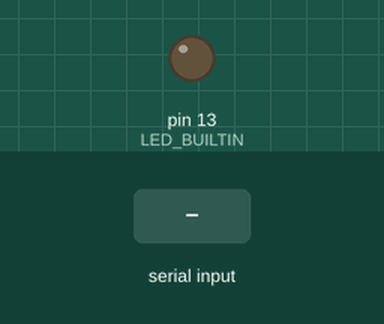
The sketch below on a simulated Arduino Uno, built with avr-gcc and run on an emulated ATmega328P. Shown: output pins drawn as LEDs (lit = HIGH). The inputs (shaded band) are chosen by the test bench. What the sketch prints to the serial monitor is not drawn.

Above: at 1.2 s.
1.3 s: "90,45\n" received over Serial
At 1.9 s:
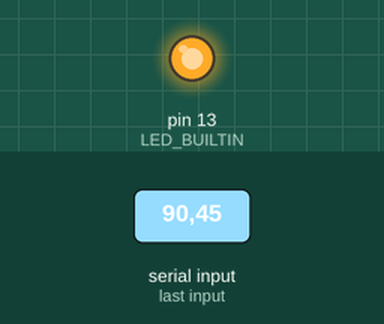
2.8 s: "30,150\n" received over Serial
At 4.0 s:
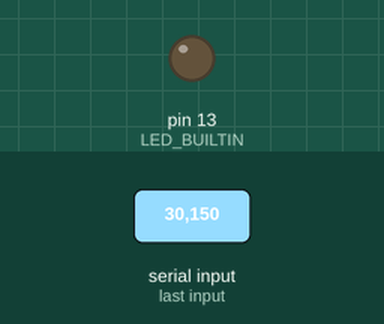
4.3 s: "5\n" received over Serial
At 5.4 s:
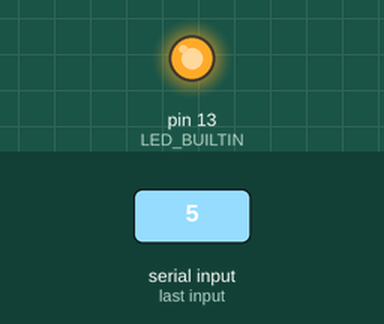
Timing chart, 0 to 7.3 s (numbered marks = the images above; inputs shaded):
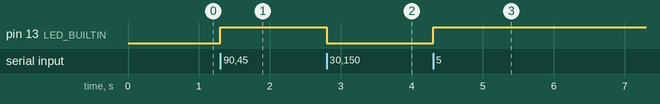

Measured:
- after the input at 1.3 s, pin 13 (LED_BUILTIN): LOW → HIGH at once
- after the input at 2.8 s, pin 13 (LED_BUILTIN): HIGH → LOW at once
- after the input at 4.3 s, pin 13 (LED_BUILTIN): LOW → HIGH at once

The sketch:

02_LED_Brightness.ino
```cpp
// *************************
//
// Robotics AI Lab
//
// *************************

// LED Brightness Control
// This code controls LED Brightness using User Input

// Electronics used
// - Mercury Development Board

void setup() {
  pinMode(LED_BUILTIN, OUTPUT);
  Serial.begin(115200);
  Serial.print("\nEnter a brightness value (0-255): ");
}

void loop() {
  if (Serial.available()) {
    int brightness = Serial.parseInt();
    while (Serial.available() != 0) {
      Serial.read();
    }
    analogWrite(LED_BUILTIN, 255 - brightness);
    Serial.println(brightness);
    Serial.print("Enter a brightness value (0-255): ");
  }
}
```
